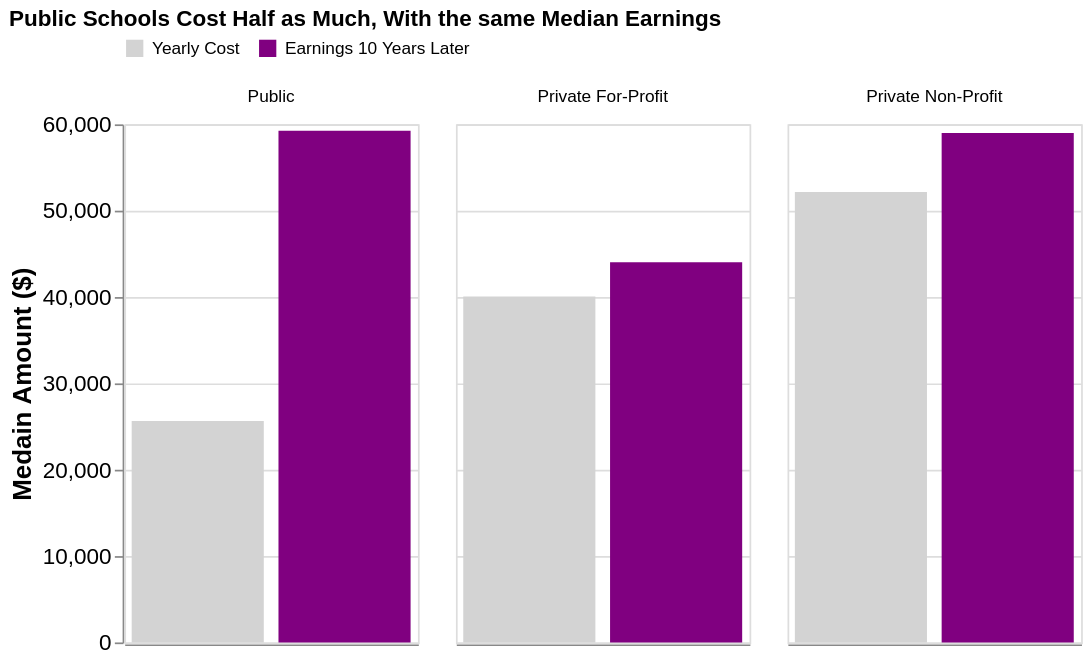

The code cell stored with this chart in its notebook:
### Code cell
type_chart = alt.Chart(by_type).transform_fold(['Yearly Cost', 'Earnings 10 Years Later'], as_= ['Measure', 'Dollars']).mark_bar().encode(
    alt.X('Measure:N', axis = alt.Axis(title =None, labels=False, ticks=False),sort= ['Yearly Cost', 'Earnings 10 Years Later']),
    alt.Y('Dollars:Q', axis = alt.Axis(title='Medain Amount ($)')),
    color = alt.Color('Measure:N', scale= alt.Scale(domain=['Yearly Cost', 'Earnings 10 Years Later'], range=['lightgray', 'purple']),
    legend = alt.Legend(title = None, orient = 'top')),
    column = alt.Column('School Type:N', sort = ['Public', 'Private Non-Proft', 'Private For-Profit'], header = alt.Header(title=None)),
tooltip=['School Type:N', 'Measure:N', 'Dollars:Q']
).properties(width = 170, height =300, title = 'Public Schools Cost Half as Much, With the same Median Earnings').configure_axis(
labelFontSize=13, titleFontSize = 15)

type_chart

### Figure 1 — Vega-Lite specification as saved in the notebook (floating-point values rounded to 4 significant figures)
{"config": {"view": {"continuousWidth": 300, "continuousHeight": 300}, "axis": {"labelFontSize": 13, "titleFontSize": 15}}, "data": {"name": "data-dc8f2051f7de5294287b1dc85cd932ee"}, "mark": {"type": "bar"}, "encoding": {"color": {"field": "Measure", "legend": {"orient": "top", "title": null}, "scale": {"domain": ["Yearly Cost", "Earnings 10 Years Later"], "range": ["lightgray", "purple"]}, "type": "nominal"}, "column": {"field": "School Type", "header": {"title": null}, "sort": ["Public", "Private Non-Proft", "Private For-Profit"], "type": "nominal"}, "tooltip": [{"field": "School Type", "type": "nominal"}, {"field": "Measure", "type": "nominal"}, {"field": "Dollars", "type": "quantitative"}], "x": {"axis": {"labels": false, "ticks": false, "title": null}, "field": "Measure", "sort": ["Yearly Cost", "Earnings 10 Years Later"], "type": "nominal"}, "y": {"axis": {"title": "Medain Amount ($)"}, "field": "Dollars", "type": "quantitative"}}, "height": 300, "title": "Public Schools Cost Half as Much, With the same Median Earnings", "transform": [{"fold": ["Yearly Cost", "Earnings 10 Years Later"], "as": ["Measure", "Dollars"]}], "width": 170, "$schema": "https://vega.github.io/schema/vega-lite/v5.8.0.json", "datasets": {"data-dc8f2051f7de5294287b1dc85cd932ee": [{"School Type": "Private For-Profit", "Yearly Cost": 40070.0, "Earnings 10 Years Later": 44020.0}, {"School Type": "Private Non-Profit", "Yearly Cost": 52180.0, "Earnings 10 Years Later": 59010.0}, {"School Type": "Public", "Yearly Cost": 25650.0, "Earnings 10 Years Later": 59270.0}]}}
